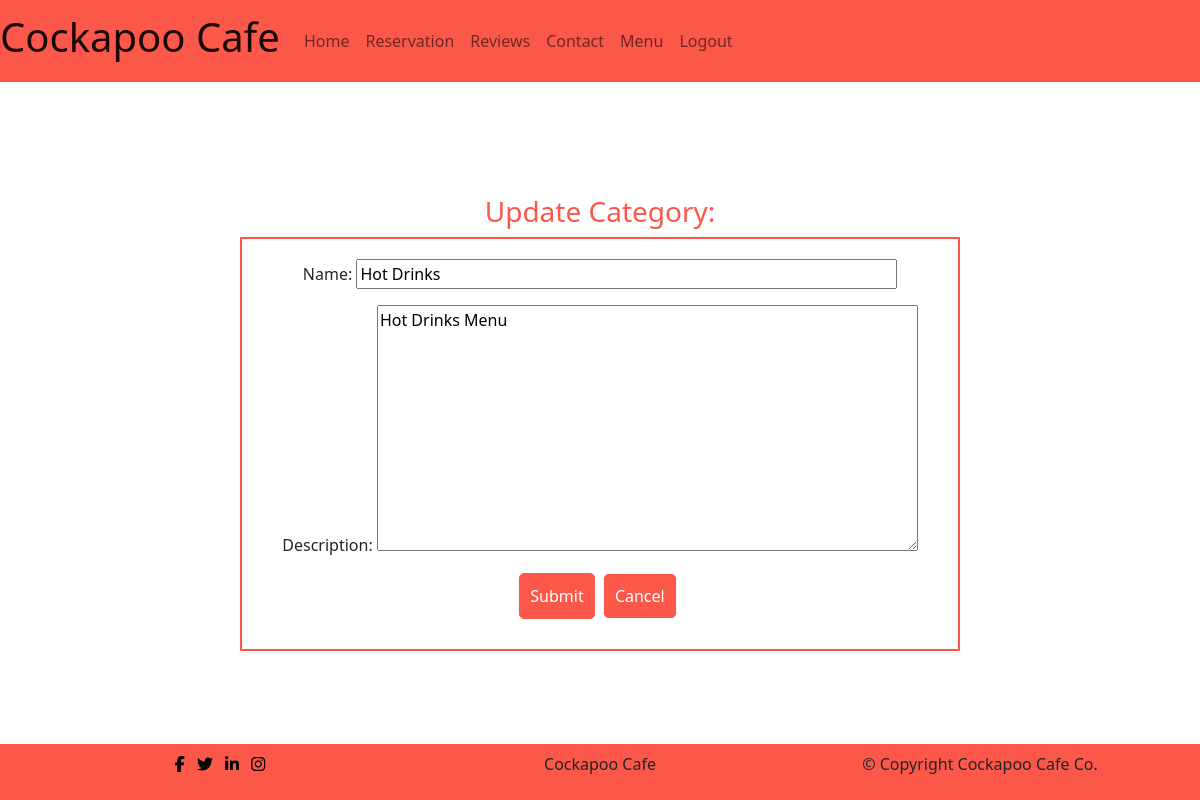
The page /menu/update-category/1/ (signed in) on the database as committed earlier.
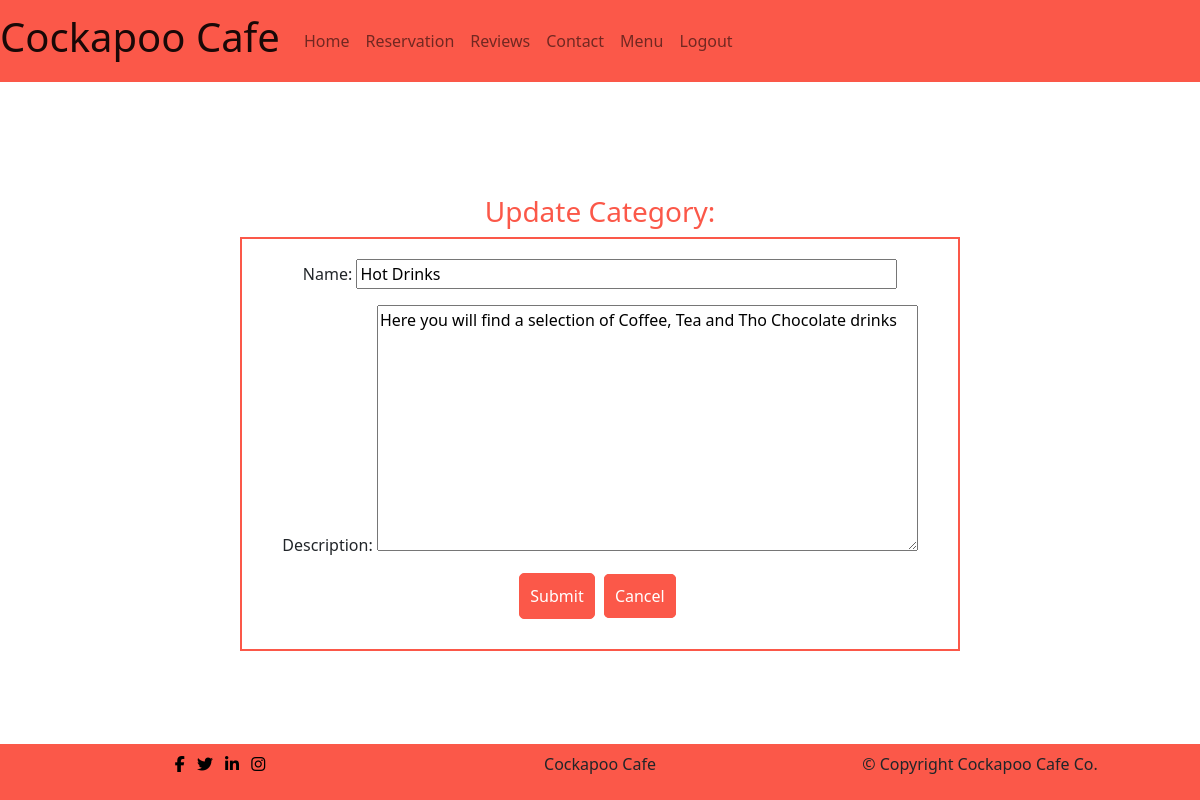
The same page on the database as committed later.
### menu/models.py (models this page shows, shortened)
class Category(models.Model):
    name = models.CharField(max_length=200)
    description = models.TextField(blank=False)

### menu/views.py (the view)
# urls.py: path('update-category/<pk>/', views.CategoryUpdateView.as_view(),
class CategoryUpdateView(LoginRequiredMixin, SuccessMessageMixin, UpdateView):
    model = Category
    fields = '__all__'
    template_name = 'menu/update-category.html'
    success_message = "Category has been updated"
    success_url = reverse_lazy('menu')

### menu/templates/menu/update-category.html (shortened to what this page needs)
{% extends 'base.html' %}
{% load static%}
{% block content %}
  {% if user.is_authenticated %}
    <h3>Update Category:</h3>
    <form method="post" enctype="multipart/form-data" class="review-form">
        {{ form.as_p }}
        <button type="submit" class="menu-btn">Submit</button>
        <a class="menu-btn" href="{% url 'menu' %}">Cancel</a>
    </form>
  {% endif %}
{% endblock %}

Rows that differ between the two databases and show on the page:
changed Category "Hot Drinks": description "Hot Drinks Menu" → "Here you will find a selection of Coffee, Tea and Tho Chocolate drinks"
